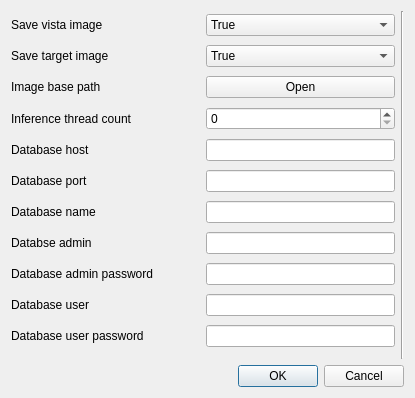
<?xml version="1.0" encoding="UTF-8"?>
<ui version="4.0">
 <class>Dialog</class>
 <widget class="QDialog" name="Dialog">
  <property name="geometry">
   <rect>
    <x>0</x>
    <y>0</y>
    <width>415</width>
    <height>398</height>
   </rect>
  </property>
  <property name="font">
   <font>
    <family>Arial</family>
    <pointsize>9</pointsize>
    <weight>50</weight>
    <italic>false</italic>
    <bold>false</bold>
   </font>
  </property>
  <property name="windowTitle">
   <string>Configuration view</string>
  </property>
  <property name="styleSheet">
   <string notr="true"/>
  </property>
  <layout class="QVBoxLayout" name="verticalLayout">
   <item>
    <layout class="QHBoxLayout" name="horizontalLayout">
     <item>
      <layout class="QGridLayout" name="gridLayout">
       <item row="8" column="1">
        <widget class="QLineEdit" name="DatabaseAdminPw_lineEdit">
         <property name="sizePolicy">
          <sizepolicy hsizetype="Minimum" vsizetype="Fixed">
           <horstretch>0</horstretch>
           <verstretch>0</verstretch>
          </sizepolicy>
         </property>
        </widget>
       </item>
       <item row="6" column="0">
        <widget class="QLabel" name="label_9">
         <property name="text">
          <string>Database name</string>
         </property>
        </widget>
       </item>
       <item row="9" column="0">
        <widget class="QLabel" name="label_12">
         <property name="text">
          <string>Database user</string>
         </property>
        </widget>
       </item>
       <item row="4" column="0">
        <widget class="QLabel" name="label_7">
         <property name="text">
          <string>Database host</string>
         </property>
        </widget>
       </item>
       <item row="3" column="0">
        <widget class="QLabel" name="label_5">
         <property name="text">
          <string>Inference thread count</string>
         </property>
        </widget>
       </item>
       <item row="1" column="0">
        <widget class="QLabel" name="label_3">
         <property name="text">
          <string>Save target image</string>
         </property>
        </widget>
       </item>
       <item row="10" column="0">
        <widget class="QLabel" name="label_13">
         <property name="text">
          <string>Database user password</string>
         </property>
        </widget>
       </item>
       <item row="3" column="1">
        <widget class="QSpinBox" name="InferenceThreadCount_spinBox"/>
       </item>
       <item row="5" column="0">
        <widget class="QLabel" name="label_8">
         <property name="text">
          <string>Database port</string>
         </property>
        </widget>
       </item>
       <item row="2" column="1">
        <widget class="QPushButton" name="ImageBasePath_pushButton">
         <property name="text">
          <string>Open</string>
         </property>
        </widget>
       </item>
       <item row="2" column="0">
        <widget class="QLabel" name="label_4">
         <property name="text">
          <string>Image base path</string>
         </property>
        </widget>
       </item>
       <item row="7" column="1">
        <widget class="QLineEdit" name="DatabaseAdmin_lineEdit">
         <property name="sizePolicy">
          <sizepolicy hsizetype="Minimum" vsizetype="Fixed">
           <horstretch>0</horstretch>
           <verstretch>0</verstretch>
          </sizepolicy>
         </property>
        </widget>
       </item>
       <item row="8" column="0">
        <widget class="QLabel" name="label_11">
         <property name="text">
          <string>Database admin password</string>
         </property>
        </widget>
       </item>
       <item row="9" column="1">
        <widget class="QLineEdit" name="DatabaseUser_lineEdit">
         <property name="sizePolicy">
          <sizepolicy hsizetype="Minimum" vsizetype="Fixed">
           <horstretch>0</horstretch>
           <verstretch>0</verstretch>
          </sizepolicy>
         </property>
        </widget>
       </item>
       <item row="10" column="1">
        <widget class="QLineEdit" name="DatabaseUserPw_lineEdit">
         <property name="sizePolicy">
          <sizepolicy hsizetype="Minimum" vsizetype="Fixed">
           <horstretch>0</horstretch>
           <verstretch>0</verstretch>
          </sizepolicy>
         </property>
        </widget>
       </item>
       <item row="0" column="1">
        <widget class="QComboBox" name="SaveVista_comboBox">
         <item>
          <property name="text">
           <string>True</string>
          </property>
         </item>
         <item>
          <property name="text">
           <string>False</string>
          </property>
         </item>
        </widget>
       </item>
       <item row="6" column="1">
        <widget class="QLineEdit" name="DatabaseName_lineEdit">
         <property name="sizePolicy">
          <sizepolicy hsizetype="Minimum" vsizetype="Fixed">
           <horstretch>0</horstretch>
           <verstretch>0</verstretch>
          </sizepolicy>
         </property>
        </widget>
       </item>
       <item row="4" column="1">
        <widget class="QLineEdit" name="DatabaseHost_lineEdit">
         <property name="sizePolicy">
          <sizepolicy hsizetype="Minimum" vsizetype="Fixed">
           <horstretch>0</horstretch>
           <verstretch>0</verstretch>
          </sizepolicy>
         </property>
        </widget>
       </item>
       <item row="0" column="0">
        <widget class="QLabel" name="label_2">
         <property name="text">
          <string>Save vista image</string>
         </property>
        </widget>
       </item>
       <item row="7" column="0">
        <widget class="QLabel" name="label_10">
         <property name="text">
          <string>Databse admin</string>
         </property>
        </widget>
       </item>
       <item row="1" column="1">
        <widget class="QComboBox" name="SaveImagePatch_comboBox">
         <item>
          <property name="text">
           <string>True</string>
          </property>
         </item>
         <item>
          <property name="text">
           <string>False</string>
          </property>
         </item>
        </widget>
       </item>
       <item row="5" column="1">
        <widget class="QLineEdit" name="DatabasePort_lineEdit">
         <property name="sizePolicy">
          <sizepolicy hsizetype="Minimum" vsizetype="Fixed">
           <horstretch>0</horstretch>
           <verstretch>0</verstretch>
          </sizepolicy>
         </property>
        </widget>
       </item>
      </layout>
     </item>
     <item>
      <widget class="Line" name="line">
       <property name="orientation">
        <enum>Qt::Vertical</enum>
       </property>
      </widget>
     </item>
    </layout>
   </item>
   <item>
    <widget class="QDialogButtonBox" name="buttonBox">
     <property name="orientation">
      <enum>Qt::Horizontal</enum>
     </property>
     <property name="standardButtons">
      <set>QDialogButtonBox::Cancel|QDialogButtonBox::Ok</set>
     </property>
    </widget>
   </item>
  </layout>
 </widget>
 <resources/>
 <connections>
  <connection>
   <sender>buttonBox</sender>
   <signal>accepted()</signal>
   <receiver>Dialog</receiver>
   <slot>accept()</slot>
   <hints>
    <hint type="sourcelabel">
     <x>248</x>
     <y>254</y>
    </hint>
    <hint type="destinationlabel">
     <x>157</x>
     <y>274</y>
    </hint>
   </hints>
  </connection>
  <connection>
   <sender>buttonBox</sender>
   <signal>rejected()</signal>
   <receiver>Dialog</receiver>
   <slot>reject()</slot>
   <hints>
    <hint type="sourcelabel">
     <x>316</x>
     <y>260</y>
    </hint>
    <hint type="destinationlabel">
     <x>286</x>
     <y>274</y>
    </hint>
   </hints>
  </connection>
 </connections>
</ui>
